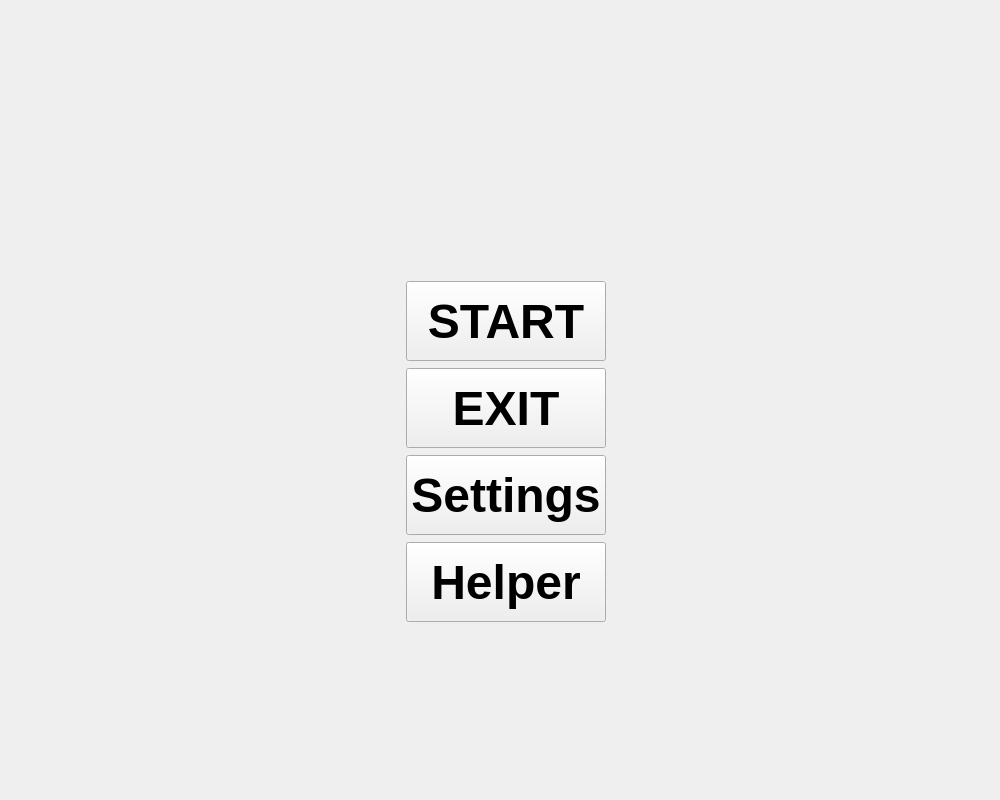
<?xml version="1.0" encoding="UTF-8"?>
<ui version="4.0">
 <class>GameMainmenu</class>
 <widget class="QWidget" name="GameMainmenu">
  <property name="geometry">
   <rect>
    <x>0</x>
    <y>0</y>
    <width>1000</width>
    <height>800</height>
   </rect>
  </property>
  <property name="minimumSize">
   <size>
    <width>1000</width>
    <height>800</height>
   </size>
  </property>
  <property name="maximumSize">
   <size>
    <width>1000</width>
    <height>800</height>
   </size>
  </property>
  <property name="windowTitle">
   <string>Form</string>
  </property>
  <widget class="QLabel" name="background_label">
   <property name="geometry">
    <rect>
     <x>6</x>
     <y>6</y>
     <width>1000</width>
     <height>800</height>
    </rect>
   </property>
   <property name="minimumSize">
    <size>
     <width>1000</width>
     <height>800</height>
    </size>
   </property>
   <property name="maximumSize">
    <size>
     <width>1000</width>
     <height>800</height>
    </size>
   </property>
   <property name="text">
    <string/>
   </property>
   <property name="pixmap">
    <pixmap>game_resources/game_ui_image2(1).jpg</pixmap>
   </property>
  </widget>
  <widget class="QWidget" name="widget" native="true">
   <property name="geometry">
    <rect>
     <x>400</x>
     <y>280</y>
     <width>212</width>
     <height>344</height>
    </rect>
   </property>
   <layout class="QGridLayout" name="gridLayout">
    <item row="2" column="0">
     <widget class="QPushButton" name="Settings_pushbutton">
      <property name="minimumSize">
       <size>
        <width>200</width>
        <height>80</height>
       </size>
      </property>
      <property name="maximumSize">
       <size>
        <width>200</width>
        <height>80</height>
       </size>
      </property>
      <property name="font">
       <font>
        <pointsize>36</pointsize>
        <bold>true</bold>
       </font>
      </property>
      <property name="styleSheet">
       <string notr="true">background-image: url(:/game_resources/button_background1(1).png);</string>
      </property>
      <property name="text">
       <string>Settings</string>
      </property>
     </widget>
    </item>
    <item row="1" column="0">
     <widget class="QPushButton" name="Exit_pushbutton">
      <property name="minimumSize">
       <size>
        <width>200</width>
        <height>80</height>
       </size>
      </property>
      <property name="maximumSize">
       <size>
        <width>200</width>
        <height>80</height>
       </size>
      </property>
      <property name="font">
       <font>
        <pointsize>36</pointsize>
        <bold>true</bold>
       </font>
      </property>
      <property name="styleSheet">
       <string notr="true">background-image: url(:/game_resources/button_background1(1).png);</string>
      </property>
      <property name="text">
       <string>EXIT</string>
      </property>
     </widget>
    </item>
    <item row="3" column="0">
     <widget class="QPushButton" name="Helper_pushbutton">
      <property name="minimumSize">
       <size>
        <width>200</width>
        <height>80</height>
       </size>
      </property>
      <property name="maximumSize">
       <size>
        <width>200</width>
        <height>80</height>
       </size>
      </property>
      <property name="font">
       <font>
        <pointsize>36</pointsize>
        <bold>true</bold>
       </font>
      </property>
      <property name="styleSheet">
       <string notr="true">background-image: url(:/game_resources/button_background1(1).png);</string>
      </property>
      <property name="text">
       <string>Helper</string>
      </property>
     </widget>
    </item>
    <item row="0" column="0">
     <widget class="QPushButton" name="Start_pushbutton">
      <property name="minimumSize">
       <size>
        <width>200</width>
        <height>80</height>
       </size>
      </property>
      <property name="maximumSize">
       <size>
        <width>200</width>
        <height>80</height>
       </size>
      </property>
      <property name="font">
       <font>
        <pointsize>36</pointsize>
        <bold>true</bold>
       </font>
      </property>
      <property name="styleSheet">
       <string notr="true">background-image: url(:/game_resources/button_background1(1).png);</string>
      </property>
      <property name="text">
       <string>START</string>
      </property>
      <property name="iconSize">
       <size>
        <width>200</width>
        <height>80</height>
       </size>
      </property>
     </widget>
    </item>
   </layout>
  </widget>
 </widget>
 <resources/>
 <connections/>
</ui>
